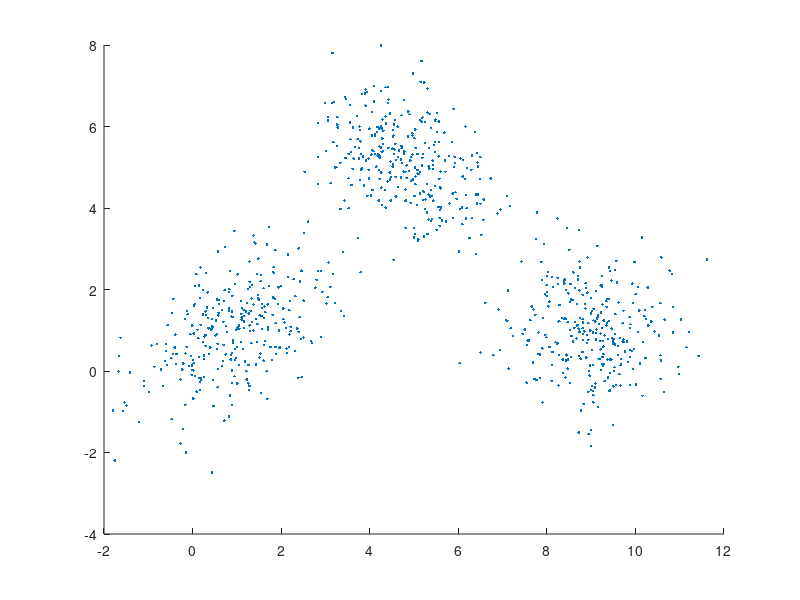

Recreate this plot in MATLAB. (Note: this script raises an error after producing the figure.)
% Parameters
num_clusters = 3;   % Set the number of initial clusters
num_samples = 300;  % Number of data points
data_dim = 2;       % Dimensionality of data
true_means = [1, 1; 5, 5; 9, 1];  % True cluster means
true_covs = cat(3, [1 0.5; 0.5 1], [1 -0.5; -0.5 1], [1 0; 0 1]);  % True cluster covariances

% Generate synthetic dataset
rng(1); % Set random seed for reproducibility
data = [];
for i = 1:num_clusters
    data = [data; mvnrnd(true_means(i,:), true_covs(:,:,i), num_samples)];
end

% Initialize cluster means with provided seeding positions
initial_means = [1, 1; 3, 3; 5, 5];

% Initialize other parameters randomly
initial_covs = repmat(eye(data_dim), [1, 1, num_clusters]);
initial_weights = ones(1, num_clusters) / num_clusters;

% Perform Gaussian Mixture Model clustering
gmmodel = fitgmdist(data, num_clusters, 'Start', struct('mu', initial_means, 'Sigma', initial_covs, 'PComponents', initial_weights));

% Determine optimal number of clusters using BIC
min_clusters = 1;
max_clusters = 6;
bic_values = zeros(1, max_clusters - min_clusters + 1);
for k = min_clusters:max_clusters
    gmmodel = fitgmdist(data, k, 'Replicates', 10);
    bic_values(k) = gmmodel.BIC;
end
[~, optimal_num_clusters] = min(bic_values);

% Re-fit the model with the optimal number of clusters
optimal_gmmodel = fitgmdist(data, optimal_num_clusters,'Start', struct('mu', initial_means, 'Sigma', initial_covs, 'PComponents', initial_weights));

% Visualize results
figure;
scatter(data(:, 1), data(:, 2), 36, '.');
hold on;
ezcontour(@(x, y)pdf(optimal_gmmodel, [x y]), [min(data(:, 1)), max(data(:, 1)), min(data(:, 2)), max(data(:, 2))]);
scatter(optimal_gmmodel.mu(:, 1), optimal_gmmodel.mu(:, 2), 100, 'rx', 'LineWidth', 2);
title('Gaussian Mixture Model Clustering');
xlabel('Feature 1');
ylabel('Feature 2');
legend('Data Points', 'Cluster Contours', 'Cluster Means');
grid on;
hold off;

% Visualize results with cluster colors and probabilities
figure;
scatter(data(:, 1), data(:, 2), 36, '.');
hold on;

% Plot data points with different colors based on their assigned clusters
cluster_idx = cluster(optimal_gmmodel, data);
color_map = lines(optimal_num_clusters);
for i = 1:optimal_num_clusters
    scatter(data(cluster_idx == i, 1), data(cluster_idx == i, 2), 36, color_map(i, :), 'filled');
end

% Plot cluster contours
ezcontour(@(x, y)pdf(optimal_gmmodel, [x y]), [min(data(:, 1)), max(data(:, 1)), min(data(:, 2)), max(data(:, 2))]);

% Plot cluster means
scatter(optimal_gmmodel.mu(:, 1), optimal_gmmodel.mu(:, 2), 100, 'rx', 'LineWidth', 2);

% Display probabilities for each point belonging to each cluster
probs = posterior(optimal_gmmodel, data);
for i = 1:optimal_num_clusters
    text(data(:, 1) + 0.1, data(:, 2) + 0.1, num2str(probs(:, i)), 'Color', color_map(i, :));
end

title('Gaussian Mixture Model Clustering with Probabilities');
xlabel('Feature 1');
ylabel('Feature 2');
legend('Data Points', 'Cluster Points', 'Cluster Contours', 'Cluster Means');
grid on;
hold off;

% Visualize probability of each point belonging to each cluster
figure;
probs = posterior(optimal_gmmodel, data);
scatter(data(:, 1), data(:, 2), 36, probs, 'filled');
colorbar;
title('Point Probabilities for Each Cluster');
xlabel('Feature 1');
ylabel('Feature 2');
grid on;

% Visualize results: Probability of each point belonging to each cluster
figure;
probs = posterior(optimal_gmmodel, data);
scatter(data(:, 1), data(:, 2), 36, probs, 'filled', 'MarkerFaceAlpha', 0.6);
colormap('parula');
title('Point Probabilities for Each Cluster');
xlabel('Feature 1');
ylabel('Feature 2');
colorbar;
grid on;

% % Visualize results
% figure;
% scatter(data(:, 1), data(:, 2), 36, '.');
% hold on;
% 
% figure;
% scatter(data(:, 1), data(:, 2), 36, '.');
% hold on;
% for k = 1:optimal_num_clusters
%     cluster_probs = posterior(optimal_gmmodel, data);
%     cluster_colors = jet(optimal_num_clusters);
%     scatter(data(cluster_probs(:, k) >= 0.01, 1), data(cluster_probs(:, k) >= 0.01, 2), 50, cluster_colors(k, :), 'filled', 'MarkerFaceAlpha', cluster_probs(cluster_probs(:, k) >= 0.01, k));
% end
% scatter(optimal_gmmodel.mu(:, 1), optimal_gmmodel.mu(:, 2), 100, 'rx', 'LineWidth', 2);
% title('Gaussian Mixture Model Clustering with Cluster Probabilities');
% xlabel('Feature 1');
% ylabel('Feature 2');
% legend('Data Points', 'Cluster Means');
% grid on;
% hold off;
